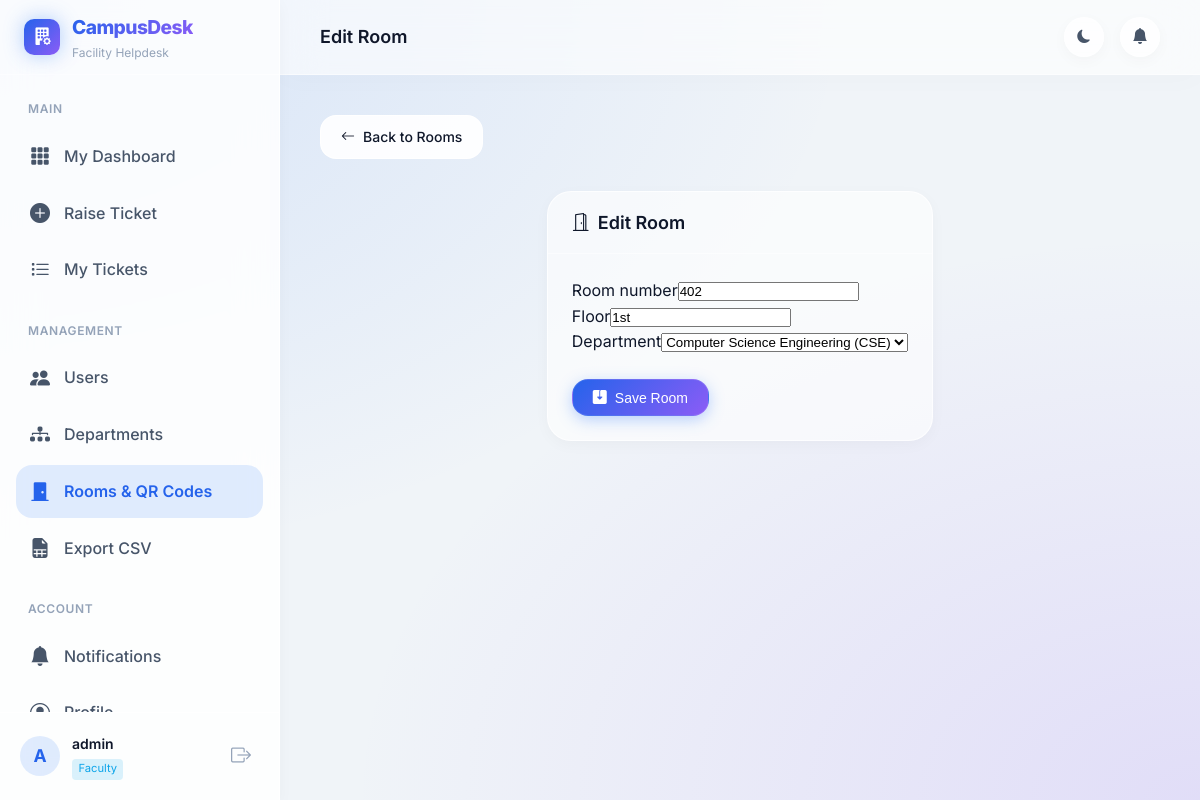
Screenshot of /tickets/rooms/21/edit/ (signed in) with the database file from the repository.
### accounts/models.py (models this page shows, shortened)
class CustomUser(AbstractUser):
    ROLE_CHOICES = (
        ('ADMIN', 'Admin'),
        ('FACULTY', 'Faculty'),
        ('ATTENDER', 'Attender'),
    )
    role = models.CharField(max_length=15, choices=ROLE_CHOICES, default='FACULTY')
    phone_number = models.CharField(max_length=15, blank=True, null=True)
    department = models.ForeignKey(
        'tickets.Department',
        on_delete=models.SET_NULL,
        null=True,
        blank=True,
        related_name='users'
    )
    @property
    def is_admin_role(self):
        return self.role == 'ADMIN' or self.is_superuser

### tickets/models.py (models this page shows, shortened)
class Room(models.Model):
    room_number = models.CharField(max_length=50, unique=True)
    floor = models.CharField(max_length=50)
    department = models.ForeignKey(Department, on_delete=models.CASCADE, related_name='rooms')
    qr_code = models.ImageField(upload_to='qr_codes/', blank=True, null=True)

### tickets/views.py (the view)
# urls.py: path('rooms/<int:room_id>/edit/', views.edit_room, name='edit_room'),
@login_required
@admin_required
def edit_room(request, room_id):
    room = get_object_or_404(Room, id=room_id)
    if request.method == 'POST':
        form = RoomForm(request.POST, instance=room)
        if form.is_valid():
            form.save()
            messages.success(request, "Room updated successfully!")
            return redirect('tickets:manage_rooms')
    else:
        form = RoomForm(instance=room)
    return render(request, 'tickets/room_form.html', {'form': form, 'title': 'Edit Room'})

### tickets/forms.py
class RoomForm(forms.ModelForm):
    class Meta:
        model = Room
        fields = ['room_number', 'floor', 'department']
        widgets = {
            'room_number': forms.TextInput(attrs={'class': 'form-control', 'placeholder': 'e.g. CSE-101'}),
            'floor': forms.TextInput(attrs={'class': 'form-control', 'placeholder': 'e.g. 1st Floor'}),
            'department': forms.Select(attrs={'class': 'form-select'}),
        }

### tickets/models.py (called while the page is built)
    def __str__(self):
        return f"{self.name} ({self.code})"

### templates/tickets/room_form.html (shortened to what this page needs)
{% extends 'base_dashboard.html' %}
{% load django_bootstrap5 %}
{% block nav_rooms %}active{% endblock %}
{% block page_title %}{{ title }}{% endblock %}
{% block content %}
<div class="page-header">
    <a href="{% url 'tickets:manage_rooms' %}" class="btn btn-secondary">
        <i class="bi bi-arrow-left"></i> Back to Rooms
    </a>
</div>
<div class="content-grid" style="grid-template-columns: 1fr;">
    <div class="card" style="max-width: 600px; margin: 0 auto;">
        <div class="card-header">
            <h2 class="card-title"><i class="bi bi-door-open"></i> {{ title }}</h2>
        </div>
        <div class="card-body">
            <form method="post">
                {% bootstrap_form form %}
                <div class="mt-4 text-end">
                    <button type="submit" class="btn btn-primary">
                        <i class="bi bi-save2-fill"></i> Save Room
                    </button>
                </div>
            </form>
        </div>
    </div>
</div>
{% endblock %}

### templates/base_dashboard.html (shortened to what this page needs)
{% load static %}
<!DOCTYPE html>
<html lang="en" data-theme="dark">
<head>
    <link rel="stylesheet" href="https://cdn.jsdelivr.net/npm/bootstrap-icons@1.11.3/font/bootstrap-icons.min.css">
    <link rel="stylesheet" href="{% static 'css/dashboard.css' %}">
</head>
<body>
<aside class="sidebar" id="sidebar">
    <div class="sidebar-brand">
        <div class="brand-icon">
            <i class="bi bi-building-fill-gear"></i>
        </div>
        <div class="brand-text">
            <span class="brand-name">CampusDesk</span>
            <span class="brand-tagline">Facility Helpdesk</span>
        </div>
    </div>
    <nav class="sidebar-nav">
        <div class="nav-section">
            <span class="nav-section-label">Main</span>
            {% if user.role == 'FACULTY' %}
            <a href="{% url 'dashboard:faculty_dashboard' %}" class="nav-item {% block nav_faculty %}{% endblock %}">
                <i class="bi bi-grid-3x3-gap-fill nav-icon"></i>
                <span>My Dashboard</span>
            </a>
            <a href="{% url 'tickets:raise_ticket' %}" class="nav-item {% block nav_raise %}{% endblock %}">
                <i class="bi bi-plus-circle-fill nav-icon"></i>
                <span>Raise Ticket</span>
            </a>
            <a href="{% url 'tickets:ticket_list' %}" class="nav-item {% block nav_list %}{% endblock %}">
                <i class="bi bi-list-task nav-icon"></i>
                <span>My Tickets</span>
            </a>
            {% endif %}
        </div>
        {% if user.is_admin_role %}
        <div class="nav-section">
            <span class="nav-section-label">Management</span>
            <a href="{% url 'accounts:manage_users' %}" class="nav-item {% block nav_users %}{% endblock %}">
                <i class="bi bi-people-fill nav-icon"></i>
                <span>Users</span>
            </a>
            <a href="{% url 'tickets:manage_departments' %}" class="nav-item {% block nav_depts %}{% endblock %}">
                <i class="bi bi-diagram-3-fill nav-icon"></i>
                <span>Departments</span>
            </a>
            <a href="{% url 'tickets:manage_rooms' %}" class="nav-item {% block nav_rooms %}{% endblock %}">
                <i class="bi bi-door-closed-fill nav-icon"></i>
                <span>Rooms & QR Codes</span>
            </a>
            <a href="{% url 'dashboard:export_tickets' %}" class="nav-item">
                <i class="bi bi-file-earmark-spreadsheet-fill nav-icon"></i>
                <span>Export CSV</span>
            </a>
        </div>
        {% endif %}
        <div class="nav-section">
            <span class="nav-section-label">Account</span>
            <a href="{% url 'dashboard:notifications' %}" class="nav-item {% block nav_notifs %}{% endblock %}">
                <i class="bi bi-bell-fill nav-icon"></i>
                <span>Notifications</span>
            </a>
            <a href="{% url 'accounts:profile' %}" class="nav-item {% block nav_profile %}{% endblock %}">
                <i class="bi bi-person-circle nav-icon"></i>
                <span>Profile</span>
            </a>
        </div>
    </nav>
    <div class="sidebar-footer">
        <div class="user-info">
            <div class="user-avatar">{{ user.username|first|upper }}</div>
            <div class="user-details">
                <span class="user-name">{{ user.username }}</span>
                <span class="user-role role-badge role-{{ user.role|lower }}">{{ user.get_role_display }}</span>
            </div>
        </div>
        <form method="post" action="{% url 'accounts:logout' %}">
            <button type="submit" class="logout-btn" title="Logout">
                <i class="bi bi-box-arrow-right"></i>
            </button>
        </form>
    </div>
</aside>
<div class="main-wrapper">
    <header class="topbar">
        <div class="topbar-title">
            {% block page_title %}Dashboard{% endblock %}
        </div>
        <div class="topbar-actions">
            <button class="icon-btn" id="themeToggle" title="Toggle theme">
                <i class="bi bi-moon-fill" id="themeIcon"></i>
            </button>
            <a href="{% url 'dashboard:notifications' %}" class="icon-btn notif-btn" title="Notifications">
                <i class="bi bi-bell-fill"></i>
            </a>
        </div>
    </header>
    <main class="main-content">
        {% block content %}{% endblock %}
    </main>
</div>
</body>
</html>

### rows the page displays
CustomUser: username|first "A", username "admin", role "Faculty"
Room: room_number "402", floor "1st", department "Computer Science Engineering (CSE)"

### other values shown
{{ title }} "Edit Room"
